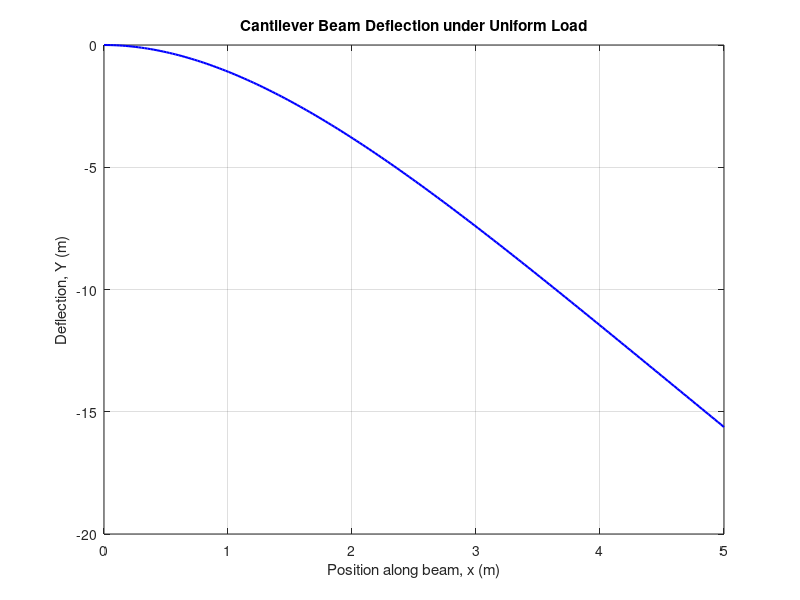
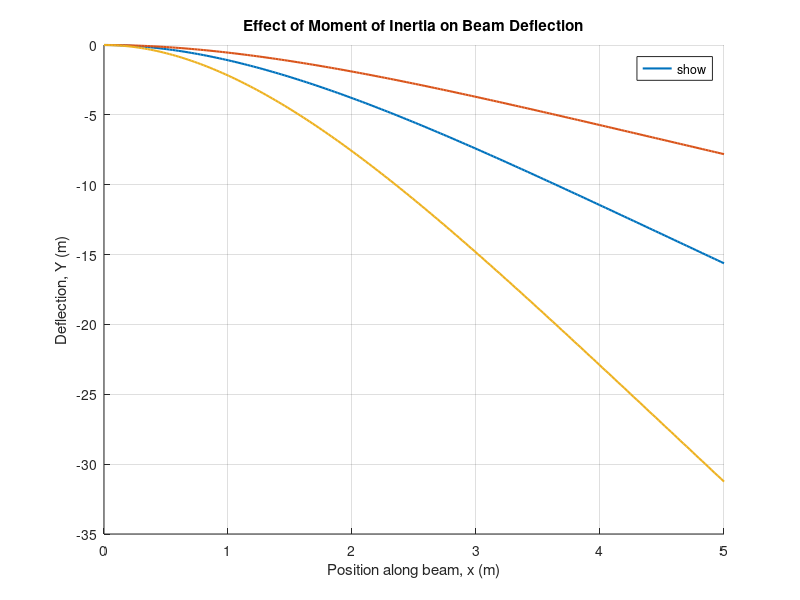

Recreate these plots in MATLAB, in order.
%% Task 2: Compute Deflection of Cantilever Beam
fprintf('--- Cantilever Beam Deflection ---\n');
w = input('Enter uniform load w (N/m, e.g. 1000 to 50000): ');
L = input('Enter beam length L (m, e.g. 1 to 10): ');
E = input('Enter modulus of elasticity E (Pa, e.g. 2e11 for steel): ');
I = input('Enter moment of inertia I (m^4, e.g. 1e-6 to 1e-4): ');

x = linspace(0, L, 200);
X = x / L;   % normalized position along beam

Y = (-w * L^4) / (24 * E * I) * (X.^4 - 4*X.^3 + 6*X.^2);

%% Task 3: Plot the Deflection Curve
figure;
plot(x, Y, 'b', 'LineWidth', 1.5);
xlabel('Position along beam, x (m)');
ylabel('Deflection, Y (m)');
title('Cantilever Beam Deflection under Uniform Load');
grid on;

%% Task 4: Effect of Varying I on Deflection
fprintf('\n--- Comparing Effect of Moment of Inertia ---\n');
I_values = [I, I*2, I*0.5];   % compare original, stiffer, and more flexible beam
labels = {'Original I', 'Doubled I (stiffer)', 'Halved I (more flexible)'};

figure; hold on;
for k = 1:length(I_values)
    Yk = (-w * L^4) / (24 * E * I_values(k)) * (X.^4 - 4*X.^3 + 6*X.^2);
    plot(x, Yk, 'LineWidth', 1.5, 'DisplayName', labels{k});
end
xlabel('Position along beam, x (m)');
ylabel('Deflection, Y (m)');
title('Effect of Moment of Inertia on Beam Deflection');
legend('show', 'Location', 'best');
grid on;
hold off;

fprintf('Note: increasing I (stiffer cross-section) reduces deflection;\n');
fprintf('decreasing I increases deflection, since Y is inversely proportional to I.\n');
